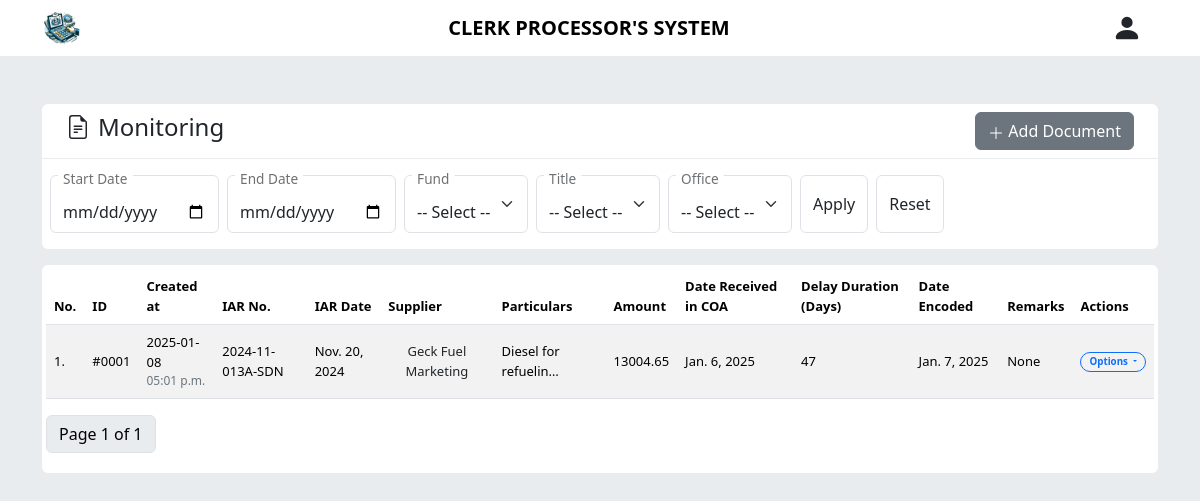
Page /monitoring/ on the committed database.
### monitoring/models.py (models this page shows)
class IARRecords(models.Model):
    no = models.IntegerField()
    iar_number = models.CharField(max_length=16)
    iar_date = models.DateField()
    supplier = models.CharField(max_length=255)
    particulars = models.CharField(max_length=255)
    amount = models.DecimalField(max_digits=10, decimal_places=2)
    date_received_in_coa = models.DateField ()
    delay_duration_in_days = models.IntegerField()
    date_encoded = models.DateField()
    remarks = models.CharField(max_length=255)
    created_at = models.DateTimeField(auto_now_add=True)
    modified_at = models.DateTimeField(auto_now=True)

### monitoring/views.py (the view)
# urls.py: path("", views.index, name="index"),
def index(request):
    recs = IARRecords.objects.all()
    paginator = Paginator(recs, 10)
    page_number = request.GET.get("page")
    page_obj = paginator.get_page(page_number)
    if request.method == 'POST':
        form = IARRecordsForm(request.POST, request.FILES)
        if form.is_valid():
            form.save()
            return redirect('docsInventoryIndex')
    else:
        form = IARRecordsForm()
    return render(request, 'monitoring/index.html', {'form': form, 'recs': recs, 'page_obj':page_obj})

### monitoring/forms.py
class IARRecordsForm(forms.ModelForm):
    class Meta:
        model = IARRecords
        fields = [
            'no',
            'iar_number',
            'iar_date',
            'supplier',
            'particulars',
            'amount',
            'date_received_in_coa',
            'delay_duration_in_days',
            'date_encoded',
            'remarks',
        ]
        labels = {
            'no': 'No',
            'iar_number': 'IAR Number',
            'iar_date': 'IAR Date',
            'supplier': 'Supplier',
            'particulars': 'Particualrs',
            'amount': 'Amount',
            'date_received_in_coa': 'Date Received (COA)',
            'delay_duration_in_days': 'Delay Duration (Days)',
            'date_encoded': 'Date Encoded',
            'remarks': 'Remarks',
        }
        widgets = {
            'iar_date': forms.DateInput(attrs={'type':'date'}),
            'date_received_in_coa': forms.DateInput(attrs={'type':'date'}),
            'date_encoded': forms.DateInput(attrs={'type':'date'}),
        }

### monitoring/templates/monitoring/index.html (shortened to what this page needs)
{% extends 'base/base.html' %}
{% block content %}
<div class="container mt-5">
    <div class="my-2 bg-white rounded-top px-4 py-2 d-flex flex-col justify-content-between">
        <h4 class="d-flex align-items-center gap-2">
            Monitoring
        </h4>
        {% include 'monitoring/modals/modalForm.html' %}
    </div>
    <form class="bg-white rounded-bottom d-flex py-3 gap-2 px-2" style="margin-top: -7px;" action="/doc-inventory/filtered/" method="POST">
            <div class="d-flex flex-col justify-content-start rounded">
                <div class="form-floating">
                    <input type="date" class="form-control" id="dateInput" name="startdate" value="{{filters.startdate}}">
                    <label for="floatingStartDate" style="margin-top: -14px;">Start Date</label>
                </div>
            </div>
            <div class="d-flex flex-col justify-content-start rounded">
                <div class="form-floating">
                    <input type="date" class="form-control" id="dateInput" name="enddate" value="{{filters.enddate}}">
                    <label for="floatingEndDate" style="margin-top: -14px;">End Date</label>
                </div>
            </div>
            <div class="d-flex flex-col justify-content-start rounded">
                <div class="form-floating">
                    <select class="form-select" id="floatingSelect" aria-label="Floating label select example" name="fund">
                    {% if filters.fund %}
                    <option selected value={{filters.fund}}>
                        {{ filters.fund }}
                    </option>
                    {% else %}
                    <option value="">-- Select --</option>
                    {% endif %}
                    </select>
                    <label for="floatingSelect" style="margin-top: -14px;">Fund</label>
                  </div>
            </div>
            <div class="d-flex flex-col justify-content-start rounded">
                <div class="form-floating">
                    <select class="form-select" id="floatingSelect" aria-label="Floating label select example" name="title">
                    {% if filters.title %}
                    <option selected value="{{filters.title}}">
                    {{ filters.title }}
                    <option value="">-- Select --</option>
                    </option>
                    {% else %}
                    <option value="">-- Select --</option>
                    {% endif %}
                    </select>
                    <label for="floatingSelect" style="margin-top: -14px;">Title</label>
                  </div>
            </div>
            <div class="d-flex flex-col justify-content-start rounded">
                <div class="form-floating">
                    <select class="form-select" id="floatingSelect" aria-label="Floating label select example" name="office">
                    {% if filters.office %}
                    <option selected value="{{filters.office}}">
                    {{ filters.office }}
                    <option value="">-- Select --</option>
                    </option>
                    {% else %}
                    <option value="">-- Select --</option>
                    {% endif %}
                    </select>
                    <label for="floatingSelect" style="margin-top: -14px;">Office</label>
                  </div>
            </div>
            <button class="btn border" type="submit">
                  <span>Apply</span>
            </button>
            <button class="btn border" type="reset">
                  <a href="" class="text-decoration-none text-dark">Reset</a>
            </button>
    </form>
    <div class="my-2 bg-white rounded p-1 mt-3">
        {% include 'monitoring/tables/monitoring-table.html' %}
    </div>
</div>
{% endblock %}

### monitoring/templates/monitoring/tables/monitoring-table.html (shortened to what this page needs)
{% if recs %}
<div style="overflow: auto;">
    <table class="table table-striped rounded p-0" style="font-size: 13px;">
        <thead>
        <tr>
            <th scope="col">No.</th>
            <th scope="col">ID</th>
            <th scope="col">Created at</th>
            <th scope="col">IAR No.</th>
            <th scope="col">IAR Date</th>
            <th scope="col">Supplier</th>
            <th scope="col">Particulars</th>
            <th scope="col">Amount</th>
            <th scope="col">Date Received in COA</th>
            <th scope="col">Delay Duration (Days)</th>
            <th scope="col">Date Encoded</th>
            <th scope="col">Remarks</th>
            <th scope="col">Actions</th>
        </tr>
        </thead>
        <tbody>
        {% for rec in recs %}
            <tr class="align-middle">
            <td>
                {{forloop.counter }}.
            </td>
            <td>
                #{{ rec.id |stringformat:"04d"}}
            </td>
            <td>
                {{rec.created_at|date:"Y-m-d"}}
                <br>
                <div class="text-secondary" style="font-size: 12px;">
                {{rec.created_at|date:"h:m a"}}
                </div>
            </td>
                <td>{{rec.iar_number}}</td>
                <td>{{rec.iar_date}}</td>
                <td>
                <div class="btn align-start p-0" data-bs-toggle="tooltip" data-bs-placement="top" data-bs-title='{{rec.description}}' style="font-size: 13px;">
                    {{rec.supplier|truncatechars:44}}
                </div>
                </td>
                <td>
                    {{rec.particulars|truncatechars:20}}
                </td>
                <td>{{rec.amount}}</td>
                <td>{{rec.date_received_in_coa}}</td>
                <td>{{rec.delay_duration_in_days}} <div class="text-secondary" style="font-size: 12px;">{{rec.time_received}}</div></td>
                <td>
                    {{rec.date_encoded}}
                </td>
                <td>
                    {{rec.remarks}}
                </td>
                <td>
                <div class="btn-group">
                    <button type="button" class="btn border border-primary text-primary px-2 py-1 badge rounded-pill dropdown-toggle" data-bs-toggle="dropdown" aria-expanded="false">
                    Options
                    </button>
                </div>
                </td>
            </tr>
        {% endfor %}
        </tbody>
    </table>
</div>
{% if page_obj.number %}
<nav aria-label="Page navigation example">
  <ul class="pagination">
    <li class="page-item disabled">
      <a href="" class="page-link text-black">
        Page {{ page_obj.number }} of {{ page_obj.paginator.num_pages }}
      </a>
    </li>
  </ul>
</nav>
{% endif %}
  {% else %}
  <p class="text-center pt-2">No Records Founds</p>
  {% endif %}

### rows in the picture
IARRecords: id "0001", created_at "2025-01-08", created_at "05:01 p.m.", iar_number "2024-11-013A-SDN", iar_date "Nov. 20, 2024", supplier "Geck Fuel Marketing", particulars "Diesel for refuelin…", amount "13004.65", date_received_in_coa "Jan. 6, 2025", delay_duration_in_days "47", date_encoded "Jan. 7, 2025", remarks "None"

### other values in the picture
{{ page_obj.number }} "1"
{{ page_obj.paginator.num_pages }} "1"
